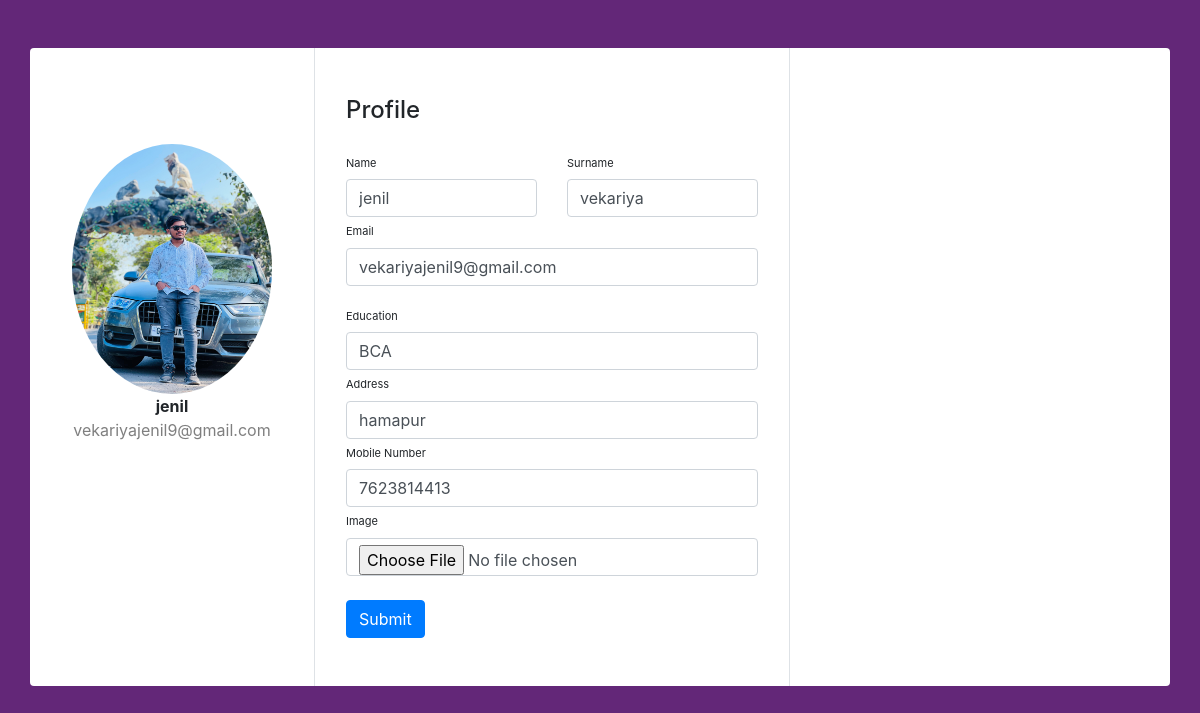
Page /profile (signed in) on the committed database.
### fruitapp/models.py (models this page shows, shortened)
class register(models.Model):
    username=models.CharField(max_length=50)
    email=models.EmailField(max_length=50)
    password=models.TextField(max_length=50)
    otp=models.IntegerField(blank=True,null=True)
    confirm_password=models.TextField(max_length=50)
    s_name=models.CharField(max_length=50,blank=True,null=True)
    education=models.CharField(max_length=50,blank=True,null=True)
    address=models.CharField(max_length=50,blank=True,null=True)
    phone=models.IntegerField(blank=True,null=True)
    image=models.ImageField(upload_to="images",blank=True,null=True)

### fruitapp/views.py (the view, shortened to what this page needs)
# urls.py: path('profile', views.profile, name='profile'),
def profile(request):
    if "email" in request.session:
        uid=register.objects.get(email=request.session['email'])
        print(uid.email)
        print(uid.username)
        contaxt={
            "uid":uid
        }
        return render(request,"profile.html",contaxt)
    else:
        return render(request,"login.html")

### fruitapp/templates/profile.html (shortened to what this page needs)
<!DOCTYPE html>
<html lang="en">
<head>
    <link href="https://stackpath.bootstrapcdn.com/bootstrap/4.5.2/css/bootstrap.min.css" rel="stylesheet">
</head>
<body>
    <div class="container rounded bg-white mt-5 mb-5">
        <div class="row">
            <div class="col-md-3 border-right">
                <div class="d-flex flex-column align-items-center text-center p-3 py-5">
                    <img class="rounded-circle mt-5" width="200" height="250" src="{{uid.image}}">
                    <span class="font-weight-bold">{{ uid.username }}</span>
                    <span class="text-black-50">{{ uid.email }}</span>
                </div>
            </div>
            <div class="col-md-5 border-right">
                <div class="p-3 py-5">
                    <div class="d-flex justify-content-between align-items-center mb-3">
                        <h4 class="text-right">Profile </h4>
                    </div>
                    <form action="{% url 'profile' %}" method="post" enctype="multipart/form-data">
                        <div class="row mt-2">
                            <div class="col-md-6">
                                <label class="labels">Name</label>
                                <input type="text" class="form-control" placeholder="first name" name="username" value="{{ uid.username }}">
                            </div>
                            <div class="col-md-6">
                                <label class="labels">Surname</label>
                                <input type="text" class="form-control" placeholder="s_name" name="s_name" value="{{ uid.s_name }}" >
                            </div>
                            <div class="col-md-12">
                                <label class="labels">Email</label>
                                <input type="email" class="form-control" placeholder="enter email id" name="email" value="{{ uid.email }}">
                            </div>
                        </div>
                        <div class="row mt-3">
                            <div class="col-md-12">
                                <label class="labels">Education</label>
                                <input type="text" class="form-control" placeholder="education" name="education" value="{{ uid.education }}">
                            </div>
                            <div class="col-md-12">
                                <label class="labels">Address</label>
                                <input type="text" class="form-control" placeholder="enter address line 1" name="address" value="{{ uid.address }}">
                            </div>
                            <div class="col-md-12">
                                <label class="labels">Mobile Number</label>
                                <input type="tel" class="form-control" placeholder="enter phone number" name="phone" value="{{ uid.phone }}">
                            </div>
                            <div class="col-md-12">
                                <label class="labels">Image</label>
                                <input type="file" class="form-control" placeholder="image" name="image"  >
                            </div>
                        </div>
                        <br>
                        <input type="submit" value="Submit" class="btn btn-primary">
                    </form>
                </div>
            </div>
        </div>
    </div>
</body>
</html>

### fruitapp/templates/profile.html (style rules this page uses)
body { background: rgb(99, 39, 120); }
.labels { font-size: 11px; }

### rows in the picture
register: image (picture), username "jenil", email "vekariyajenil9@gmail.com", s_name "vekariya", education "BCA", address "hamapur", phone "7623814413"
